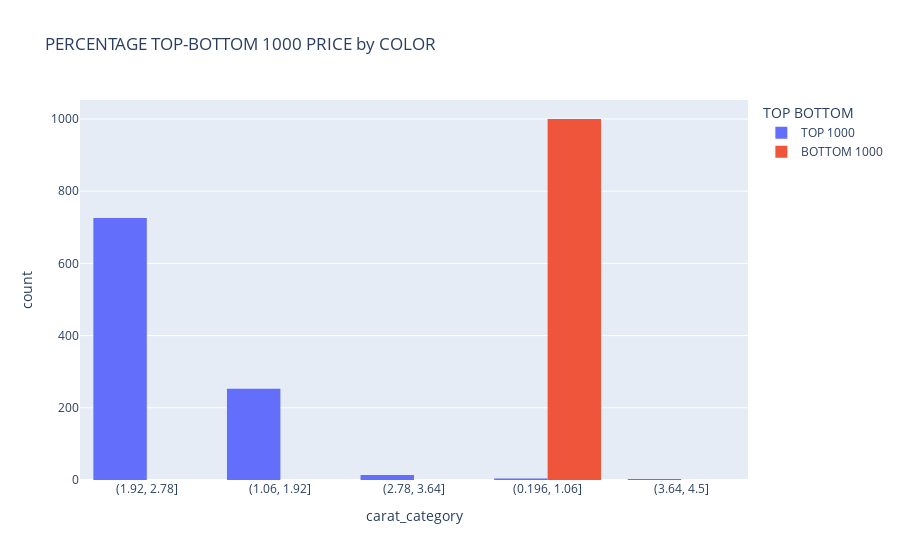

Notebook cell for this chart:
### Code cell
fig=px.histogram(dfall, x='carat_category',orientation='v',title=f'PERCENTAGE TOP-BOTTOM {rank} PRICE by COLOR',color='TOP BOTTOM',barmode='group')
fig.show()

### Figure 1 — Plotly figure (JSON) as saved in the notebook; plotly's stock layout.template omitted (floating-point values rounded to 4 significant figures; data arrays with more than 128 entries replaced by an {"elided": "..."} marker saying what was removed)
{"data": [{"alignmentgroup": "True", "bingroup": "x", "hovertemplate": "TOP BOTTOM=TOP 1000<br>carat_category=%{x}<br>count=%{y}<extra></extra>", "legendgroup": "TOP 1000", "marker": {"color": "#636efa"}, "name": "TOP 1000", "offsetgroup": "TOP 1000", "orientation": "v", "showlegend": true, "type": "histogram", "x": {"elided": "1000 str values"}, "xaxis": "x", "yaxis": "y"}, {"alignmentgroup": "True", "bingroup": "x", "hovertemplate": "TOP BOTTOM=BOTTOM 1000<br>carat_category=%{x}<br>count=%{y}<extra></extra>", "legendgroup": "BOTTOM 1000", "marker": {"color": "#EF553B"}, "name": "BOTTOM 1000", "offsetgroup": "BOTTOM 1000", "orientation": "v", "showlegend": true, "type": "histogram", "x": {"elided": "1000 str values"}, "xaxis": "x", "yaxis": "y"}], "layout": {"autosize": true, "barmode": "group", "legend": {"title": {"text": "TOP BOTTOM"}, "tracegroupgap": 0}, "title": {"text": "PERCENTAGE TOP-BOTTOM 1000 PRICE by COLOR"}, "xaxis": {"anchor": "y", "autorange": true, "domain": [0, 1], "range": [-0.5, 4.5], "title": {"text": "carat_category"}, "type": "category"}, "yaxis": {"anchor": "x", "autorange": true, "domain": [0, 1], "range": [0, 1053.0], "title": {"text": "count"}}}}
